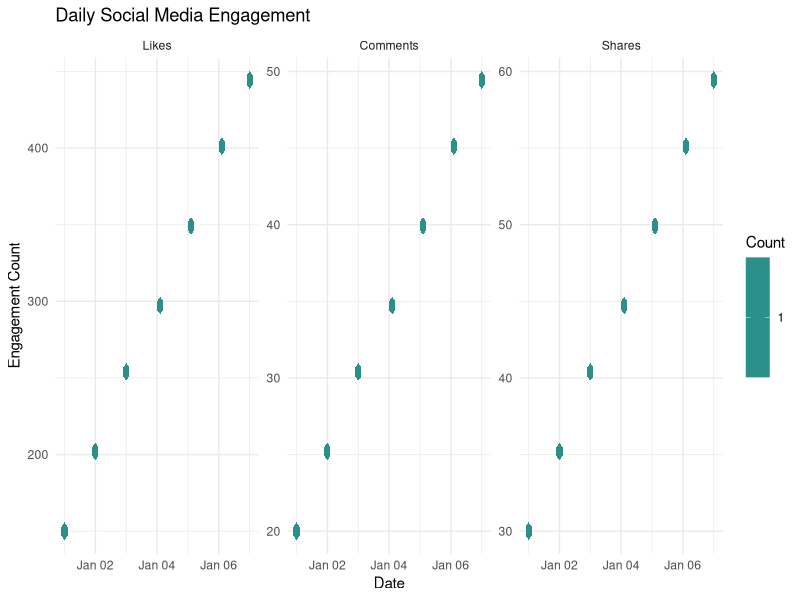

Here is the R script that generated this plot:
library(ggplot2)
library(hexbin)
data <- data.frame(
  Date = as.Date(c('2023-01-01', '2023-01-02', '2023-01-03', '2023-01-04', '2023-01-05', '2023-01-06', '2023-01-07')),
  Likes = c(150, 200, 250, 300, 350, 400, 450),
  Comments = c(20, 25, 30, 35, 40, 45, 50),
  Shares = c(30, 35, 40, 45, 50, 55, 60)
)
library(reshape2)
data_long <- melt(data, id.vars = "Date")
ggplot(data_long, aes(x = Date, y = value)) +
  geom_hex(bins = 30) +
  facet_wrap(~ variable, scales = "free_y") +
  scale_fill_viridis_c() +
  theme_minimal() +
  labs(title = "Daily Social Media Engagement",
       x = "Date",
       y = "Engagement Count",
       fill = "Count")
